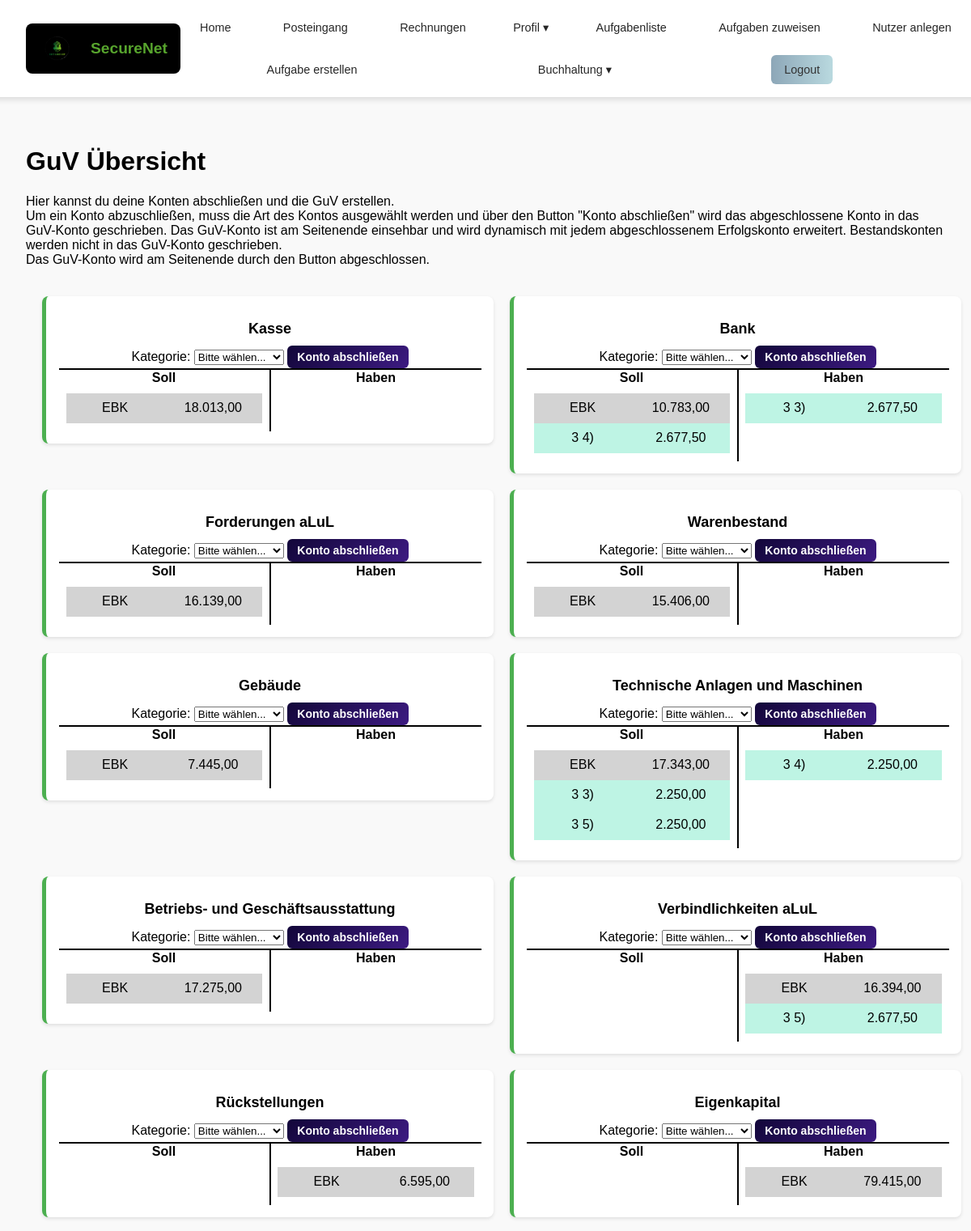
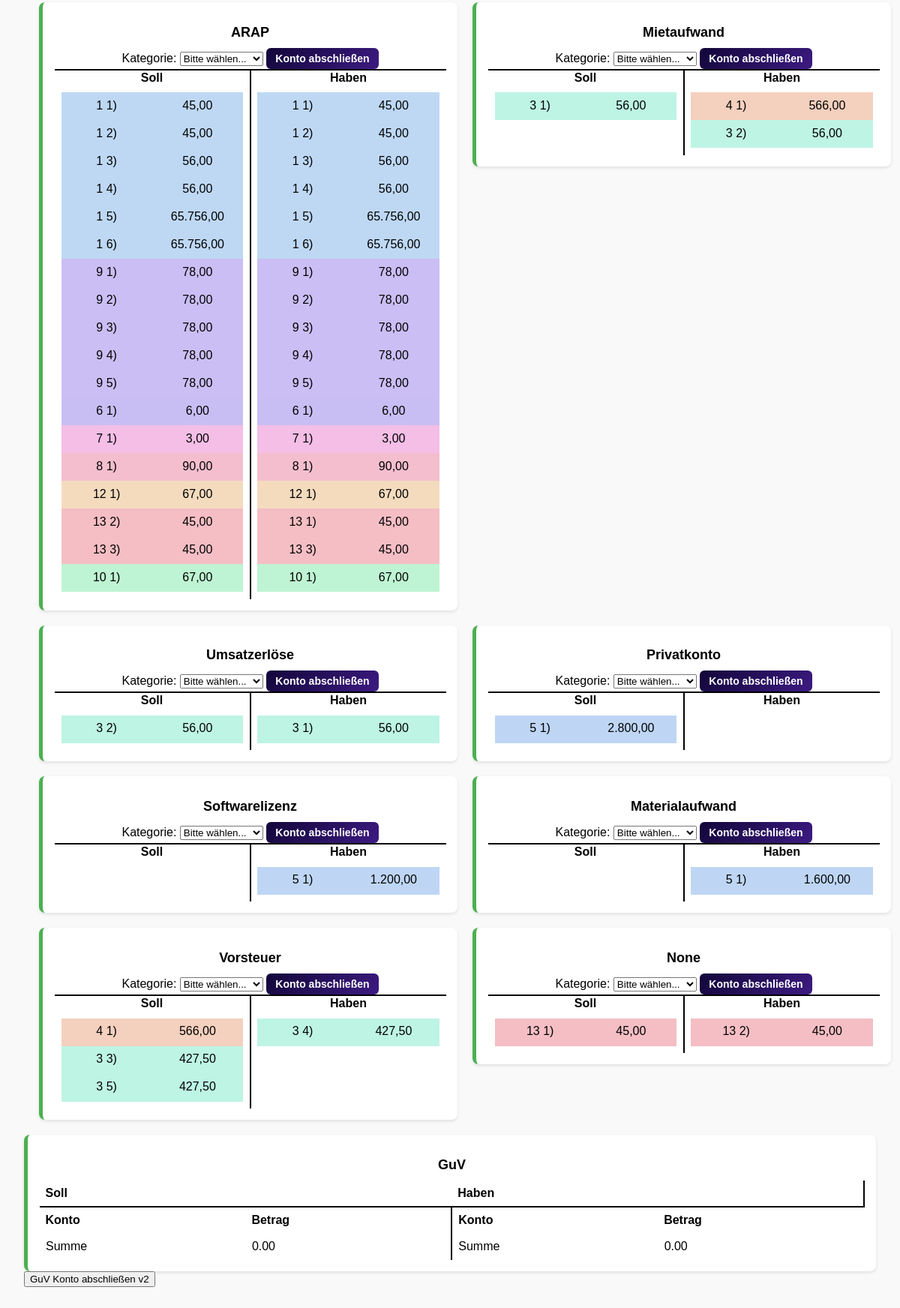
The app's page /posts/guv/ (signed in) with its own data (2 pictures, top to bottom).
### posts/models.py (models this page shows, shortened)
class Konto(models.Model):
    KATEGORIE_CHOICES = [
        ('Bestandskonto', 'Bestandskonto'),
        ('Erfolgskonto', 'Erfolgskonto'),
    ]
    UNTERKATEGORIE_CHOICES = [
        ('Aktiva', 'Aktiva'),
        ('Passiva', 'Passiva'),
        ('Aufwand', 'Aufwand'),
        ('Ertrag', 'Ertrag'),
    ]
    name = models.CharField(max_length=255)
    kategorie = models.CharField(max_length=20, choices=KATEGORIE_CHOICES, blank=True, null=True)
    unterkategorie = models.CharField(max_length=20, choices=UNTERKATEGORIE_CHOICES, blank=True, null=True)
    kontonummer = models.IntegerField(null=True, blank=True)
    bilanzposition_nummer = models.IntegerField(null=True, blank=True)
    eins = models.CharField(max_length=20, choices=UNTERKATEGORIE_CHOICES, blank=True, null=True)
    erstellt_von = models.ForeignKey(
        settings.AUTH_USER_MODEL, null=True, blank=True,
        on_delete=models.SET_NULL, help_text="Nutzer, der das Konto erstellt hat"
    )
    kontenplan = models.ForeignKey('Kontenplan', null=True, blank=True, on_delete=models.SET_NULL)

class Anfangsbestand(models.Model):
    nutzer = models.ForeignKey(settings.AUTH_USER_MODEL, on_delete=models.CASCADE, related_name="anfangsbestaende")
    konto = models.ForeignKey(Konto, on_delete=models.CASCADE, related_name="anfangsbestaende")
    betrag = models.FloatField()
    class Meta:
        unique_together = ("nutzer", "konto")  # Jeder Nutzer hat für jedes Konto genau einen Eintrag

### posts/views.py (the view)
# urls.py: path('guv/', views.guv_uebersicht, name='guv_uebersicht'),
@login_required
def guv_uebersicht(request):
    guv_konto = Konto.objects.get(name="GuV")
    konten = Konto.objects.exclude(name="GuV")
    buchungen = Buchung.objects.filter(nutzer=request.user).exclude(
        antwort_konten_soll__icontains="GuV"
    ).exclude(
        antwort_konten_haben__icontains="GuV"
    )
    anfangsbestaende = Anfangsbestand.objects.filter(nutzer=request.user).exclude(konto=guv_konto)
    t_konten = build_t_konten(buchungen, anfangsbestaende)
    guv_id = str(guv_konto.id)
    if guv_id in t_konten:
        del t_konten[guv_id]
    konto_kategorien = {str(konto.id): konto.kategorie for konto in konten}
    return render(request, "posts/guv.html", {
        "t_konten": t_konten,
        "konten": konten,
        "konto_kategorien": konto_kategorien
    })

### posts/templatetags/my_filters.py (called while the page is built)
@register.filter
def get_item(dictionary, key):
    if isinstance(dictionary, dict):
        return dictionary.get(key, '')
    return ''

@register.filter
def german_format(value):
    try:
        return "{:,.2f}".format(abs(float(value))).replace(",", "X").replace(".", ",").replace("X", ".")
    except (ValueError, TypeError):
        return value

### posts/views.py (called while the page is built)
def safe_parse(val):
    if isinstance(val, str):
        return json.loads(val or "[]")
    return val or []

def generate_color(aufgabe_id):
    hash_value = int(hashlib.md5(str(aufgabe_id).encode()).hexdigest(), 16)
    hue = hash_value % 360
    return f"hsl({hue}, 70%, 85%)"

### posts/templates/posts/guv.html (shortened to what this page needs)
{% extends 'master_layout.html' %}
{% load my_filters %}
{% load static %}
{% block css %}
<link rel="stylesheet" href="{% static 'css/hauptbuch.css' %}">
{% endblock %}
{% block content %}
<h1>GuV Übersicht</h1>
<p>Hier kannst du deine Konten abschließen und die GuV erstellen.
<br>Um ein Konto abzuschließen, muss die Art des Kontos ausgewählt werden und über den Button "Konto abschließen" wird das abgeschlossene Konto
in das GuV-Konto geschrieben. Das GuV-Konto ist am Seitenende einsehbar und wird dynamisch mit jedem abgeschlossenem Erfolgskonto erweitert. Bestandskonten werden nicht in das GuV-Konto geschrieben.<br>
Das GuV-Konto wird am Seitenende durch den Button abgeschlossen.
</p>
<section class="hauptbuch">
    {% for konto, daten in t_konten.items %}
    <div class="konto" data-konto="{{ daten.name }}" data-kategorie="{{ konto_kategorien|get_item:konto }}">
        <h2>{{ daten.name }} </h2>
        <label>Kategorie:</label>
        <select class="konto-kategorie">
            <option value="" selected disabled>Bitte wählen...</option>
        </select>
        <button class="konto-abschluss-btn">Konto abschließen</button>
        <table>
            <thead>
                <tr><th>Soll</th><th>Haben</th></tr>
            </thead>
            <tbody>
                <tr>
                    <td class="soll-werte">
                        <table>
                            {% for aufgabe_id, betrag, farbe in daten.soll %}
                            <tr style="background-color: {{ farbe }};">
                                <td>{{ aufgabe_id }}</td>
                                <td data-value="{{ betrag }}">{{ betrag|german_format }}</td>
                            </tr>
                            {% endfor %}
                        </table>
                    </td>
                    <td class="haben-werte">
                        <table>
                            {% for aufgabe_id, betrag, farbe in daten.haben %}
                            <tr style="background-color: {{ farbe }};">
                                <td>{{ aufgabe_id }}</td>
                                <td data-value="{{ betrag }}">{{ betrag|german_format }}</td>
                            </tr>
                            {% endfor %}
                        </table>
                    </td>
                </tr>
            </tbody>
        </table>
    </div>
    {% endfor %}
</section>
<section>
    <div class="konto">
        <h2>GuV</h2>
        <div class="guv-container">
            <table class="guv-tabelle t-konto">
                <thead>
                    <tr>
                        <th colspan="2">Soll</th>
                        <th colspan="2">Haben</th>
                    </tr>
                    <tr>
                        <th>Konto</th>
                        <th>Betrag</th>
                        <th>Konto</th>
                        <th>Betrag</th>
                    </tr>
                </thead>
                <tfoot>
                    <tr>
                        <td>Summe</td>
                        <td id="summe-soll">0.00</td>
                        <td>Summe</td>
                        <td id="summe-haben">0.00</td>
                    </tr>
                </tfoot>
            </table>
        </div>
    </div>
</section>
<button id="abschluss-v2-btn">GuV Konto abschließen v2</button>
{% endblock %}

### static/css/master_layout.css (style rules this page uses)
body { margin: 0; padding: 0; font-family: Arial, sans-serif; background-color: #f9f9f9; }

### static/css/hauptbuch.css (style rules this page uses)
.hauptbuch { display: grid; grid-template-columns: repeat(2, 1fr); gap: 20px; padding: 20px; align-items: flex-start; border-collapse: collapse; width: 100%; }
.konto { background: white; padding: 15px; border-radius: 8px; box-shadow: 0 2px 4px rgba(0, 0, 0, 0.1); border-left: 5px solid #4CAF50; text-align: center; align-items: flex-start; }
.konto h2 { font-size: 18px; margin-bottom: 10px; }
.konto table { width: 100%; border-collapse: collapse; table-layout: fixed; }
.konto-abschluss-btn { background: linear-gradient(135deg, #120639, #3d1b82); color: white; border: none; border-radius: 6px; padding: 6px 12px; font-size: 14px; font-weight: bold; cursor: pointer; transition: background 0.3s ease, transform 0.2s ease, opacity 0.2s ease; }
.konto td { padding: 8px; border: 1px solid transparent; vertical-align: top; }
.hauptbuch tr { border-radius: 5px; transition: background-color 0.3s ease-in-out; }
.hauptbuch thead th { border-top: 2px solid black !important; position: relative; z-index: 2; }
.hauptbuch th:nth-child(2) { border-left: 2px solid black !important; }
.hauptbuch > .konto > table > tbody > tr > td:nth-child(2) { border-left: 2px solid black !important; position: relative; }
.hauptbuch > .konto > table thead th:nth-child(2) { position: relative; }
.hauptbuch table td { height: 20px; }
table.t-konto thead tr:first-child th { border-bottom: 2px solid black; }
table.t-konto td, table.t-konto th { padding: 8px; text-align: left; }
table.t-konto td:nth-child(2), table.t-konto th:nth-child(2) { border-right: 2px solid black; }

### records on screen
Konto: name "Kasse"
Anfangsbestand: soll "18.013,00"
Konto: name "Bank"
Anfangsbestand: soll "10.783,00"
Konto: name "Forderungen aLuL"
Anfangsbestand: soll "16.139,00"
Konto: name "Warenbestand"
Anfangsbestand: soll "15.406,00"
Konto: name "Gebäude"
Anfangsbestand: soll "7.445,00"
Konto: name "Technische Anlagen und Maschinen"
Anfangsbestand: soll "17.343,00"
Konto: name "Betriebs- und Geschäftsausstattung"
Anfangsbestand: soll "17.275,00"
Konto: name "Verbindlichkeiten aLuL"
Anfangsbestand: haben "16.394,00"
Konto: name "Rückstellungen"
Anfangsbestand: haben "6.595,00"
Konto: name "Eigenkapital"
Anfangsbestand: haben "79.415,00"
Konto: name "ARAP"
Konto: name "Mietaufwand"
Konto: name "Umsatzerlöse"
Konto: name "Privatkonto"
Konto: name "Softwarelizenz"
Konto: name "Materialaufwand"
Konto: name "Vorsteuer"

### other values on screen
{{ aufgabe_id }} "EBK" "EBK" "3 4)" "EBK" "EBK" "EBK" "EBK" "3 3)" "3 5)" "EBK" "1 1)" "1 2)" "1 3)" "1 4)" "1 5)" "1 6)" "9 1)" "9 2)" "9 3)" "9 4)" "9 5)" "6 1)" "7 1)" "8 1)" "12 1)" "13 2)" "13 3)" "10 1)" "3 1)" "3 2)" "5 1)" "4 1)" "3 3)" "3 5)" "13 1)"
{{ betrag|german_format }} "2.677,50" "2.250,00" "2.250,00" "45,00" "45,00" "56,00" "56,00" "65.756,00" "65.756,00" "78,00" "78,00" "78,00" "78,00" "78,00" "6,00" "3,00" "90,00" "67,00" "45,00" "45,00" "67,00" "56,00" "56,00" "2.800,00" "566,00" "427,50" "427,50" "45,00"
{{ aufgabe_id }} "3 3)" "3 4)" "EBK" "3 5)" "EBK" "EBK" "1 1)" "1 2)" "1 3)" "1 4)" "1 5)" "1 6)" "9 1)" "9 2)" "9 3)" "9 4)" "9 5)" "6 1)" "7 1)" "8 1)" "12 1)" "13 1)" "13 3)" "10 1)" "4 1)" "3 2)" "3 1)" "5 1)" "5 1)" "3 4)" "13 2)"
{{ betrag|german_format }} "2.677,50" "2.250,00" "2.677,50" "45,00" "45,00" "56,00" "56,00" "65.756,00" "65.756,00" "78,00" "78,00" "78,00" "78,00" "78,00" "6,00" "3,00" "90,00" "67,00" "45,00" "45,00" "67,00" "566,00" "56,00" "56,00" "1.200,00" "1.600,00" "427,50" "45,00"
{{ daten.name }} "None"
